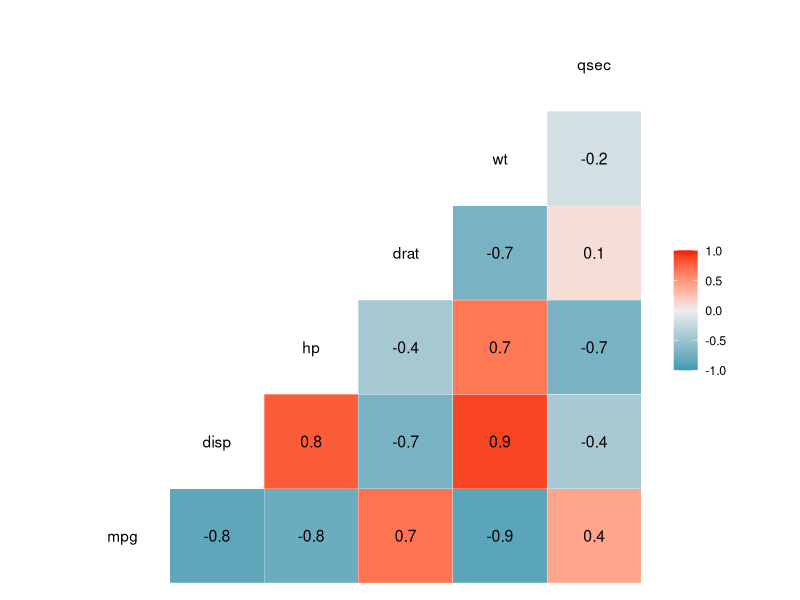
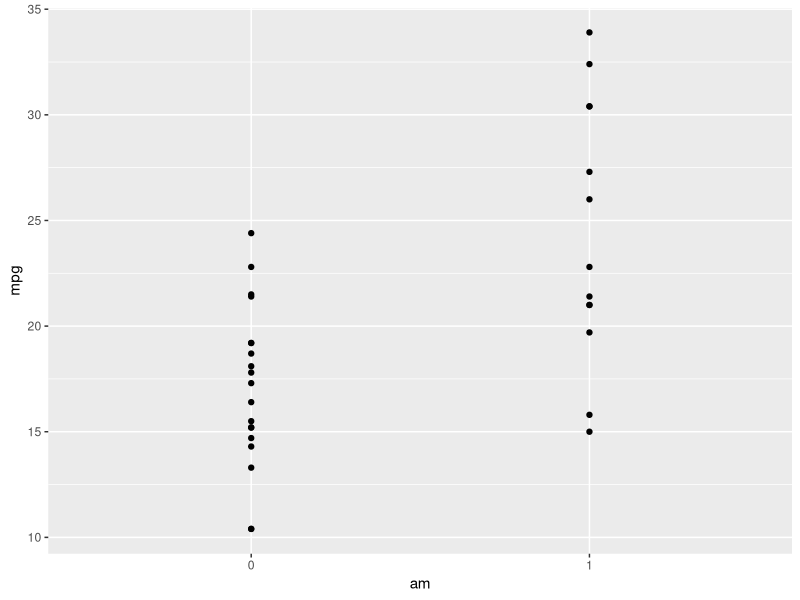

Source code (R) for these figures, in order:
##############################################################
# 1) Reading Data, Pre-Processing, and Exploratory Analysis
##############################################################

# Load all necessary R packages into current session
library(ggplot2)
library(dplyr)
library(GGally)
library(car)

# Read data into R
data("mtcars")

# Take a look at the data
head(mtcars)
?mtcars
summary(mtcars)
str(mtcars)
# It seems like vs & am are binary factor variables
# cyl, gear, & carb are multi level factor variables

# Convert to factor variables
mtcars$vs <- as.factor(mtcars$vs)
mtcars$am <- as.factor(mtcars$am)

# Check that the changers took hold
str(mtcars)

# Get correlation matrix of the continuous variables
mtcars[, c(1, 3:7)] %>% 
        ggcorr(label = T)

# Preliminary model fit: mpg ~ am
fit <- lm(mpg ~ am, mtcars)

# Plot mpg vs am
ggplot(mtcars,
       aes(x = am,
           y = mpg)) +
        geom_point()

# Look at the mean mpg for cars with/without automatic 
mtcars %>% group_by(am) %>%
        summarize(mean = mean(mpg))

# Take another look at the model/coefficients
summary(fit)

# At first glance it may seem manual transmission is associated with a 7.245
# increase in mpg, and this is significant with p-value = 0.000285

##############################################################
# 2) Regression Model Selection
##############################################################

# fit regression model with all regressors 
# We will use a backwards elimination method to improve the model by eliminating
# variables with high p-value
fit_all <- lm(mpg ~ ., mtcars)
summary(fit_all)

fit2 <- lm(mpg ~ . - cyl, mtcars)
summary(fit2)

fit3 <- lm(mpg ~ . - cyl - vs, mtcars)
summary(fit3)

fit4 <- lm(mpg ~ . - cyl - vs - carb, mtcars)
summary(fit4)

fit5 <- lm(mpg ~ . - cyl - vs - carb - gear, mtcars)
summary(fit5)

fit6 <- lm(mpg ~ . - cyl - vs - carb - gear - drat, mtcars)
summary(fit6)

fit7 <- lm(mpg ~ . - cyl - vs - carb - gear - drat - disp, mtcars)
summary(fit7)
# all models have been improving adjusted R-squared over previous models, except
# fit7
fit8 <- lm(mpg ~ . - cyl - vs - carb - gear - drat - disp - hp, mtcars)
summary(fit8)
# fit8 also got slightly worse, but the remaining regressors had coefficients 
# that became more significant. 
# some combo of am, wt, qseq, plus disp and hp produce the best fitting model

fit_wtqsec <- lm(mpg ~ am + wt + qsec, mtcars)
fit_wtqsechp <- lm(mpg ~ am + wt + qsec + hp, mtcars)
fit_wtqsecdisp <- lm(mpg ~ am + wt + qsec + disp, mtcars)
fit_wtqsechpdisp <- lm(mpg ~ am + wt + qsec + hp + disp, mtcars)

# we will do some ANOVA to compare the four models above
anova(fit, fit_wtqsec, fit_wtqsechp, fit_wtqsechpdisp)
anova(fit, fit_wtqsec, fit_wtqsecdisp, fit_wtqsechpdisp)

# look at variance inflation factor
sqrt(vif(fit_wtqsechpdisp))


##############################################################
# 3) Diagnostics
##############################################################